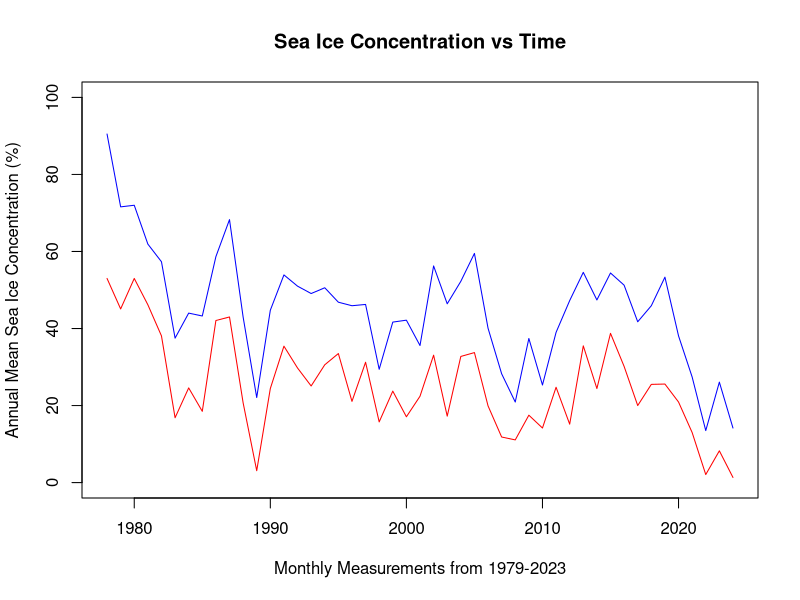

Write the R code that produced this figure.
## ---- chunk 1
sea_ice_data <- read.csv("SeaIceConc_Clean.csv")
sea_ice_data <- subset(sea_ice_data, Subregion %in% c("Anv", "Avi"))
## ---- chunk 2
sea_ice_annual <- with(sea_ice_data,
  tapply(Mean_sea_ice_conc,
         list(Year, Subregion),
         mean, na.rm = TRUE)
)
## ---- chunk 3
years <- as.numeric(rownames(sea_ice_annual))

plot(years, sea_ice_annual[, "Anv"],
     type = "l",
     col = "red",
     xlab = "Monthly Measurements from 1979-2023",
     ylab = "Annual Mean Sea Ice Concentration (%)",
     main = "Sea Ice Concentration vs Time",
     ylim = c(0, 100))

lines(years, sea_ice_annual[, "Avi"],
      col = "blue")
## ---- chunk 4
dir.create("plots", showWarnings = FALSE)

png("plots/sea_ice_two_regions.png",
    width = 1000, height = 600)
